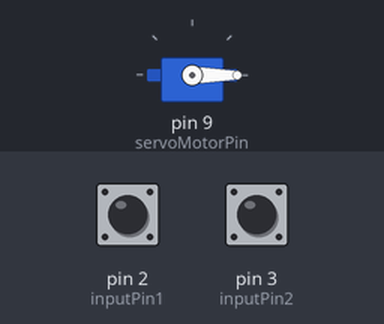
A sketch run on a simulated Arduino Uno, built with avr-gcc and run on an emulated ATmega328P. On the bench: servo. Inputs (shaded band) come from the test bench; at power-on: pin 2 (inputPin1) HIGH, pin 3 (inputPin2) HIGH.

Above: at 1.2 s.
1.3 s: pin 2 (inputPin1) pulled LOW for 0.15 s
At 1.7 s:
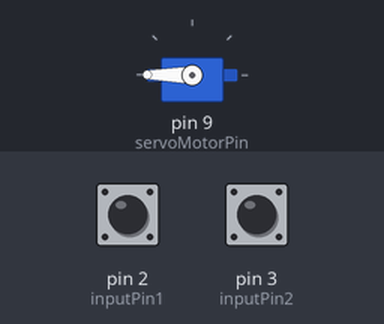
2.9 s: pin 3 (inputPin2) pulled LOW for 0.15 s
At 3.6 s:
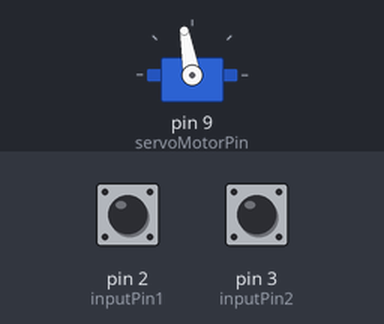
4.5 s: pin 3 (inputPin2) pulled LOW for 1 s
At 5.1 s:
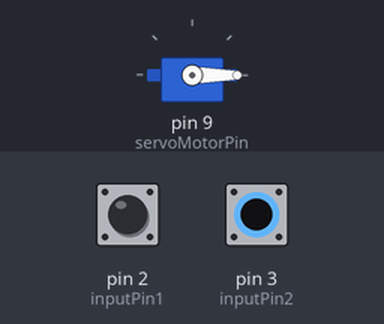
7.0 s: pin 2 (inputPin1) pulled LOW for 1 s
At 8.6 s:
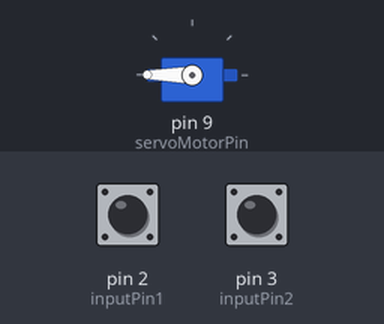
9.5 s: pin 3 (inputPin2) pulled LOW for 3.2 s
At 9.67 s:
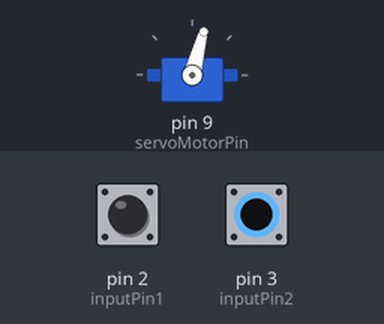
Timing chart, 0 to 12.5 s (numbered marks = the images above; inputs shaded):
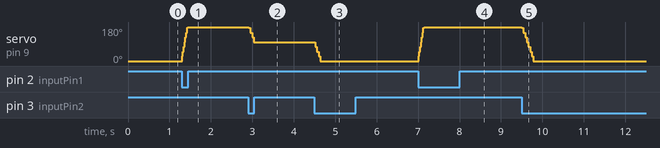

The sketch:

AR06_servo_motor.ino.ino
```cpp
/*
 예제 7.2
 서보모터 구동
*/

// 서보모터 라이브러리 불러오기
#include <Servo.h>

// 서보모터 이름 설정
Servo motor1;
const int inputPin1=2;
const int inputPin2=3;

// 서보 모터 신호핀 설정
int servoMotorPin = 9;

// 포텐쇼미터 핀 설정
int m_Angle=0;
// 모터 각도 변수 설정
int motorAngle;
int motorAngleOld;

void setup() {
  pinMode(inputPin1, INPUT_PULLUP);
  pinMode(inputPin2, INPUT_PULLUP);

  // 서보모터 설정. 0.6ms 부터 2.4ms 범위로 설정
  motor1.attach(servoMotorPin, 600, 2400);

  // 시리얼 통신 설정
  Serial.begin(9600);
}

void loop(){
  // 포텐쇼미터 값을 읽어옴
  // 포텐쇼미터 값을 모터 각도로 변환한다
  // 모터에 각도값을 전달한다
  motor1.write(m_Angle);

  // 이전각도와 현재 각도가 같지 않으면 시리얼 모니터에 각도를 출력한다.

  // 현재의 모터 각도를 저장한다.
  motorAngleOld = m_Angle;
   delay(20);
if(digitalRead(inputPin1) == LOW){
    if(m_Angle<180){
      m_Angle=m_Angle+25;
    }
  }
  else if(digitalRead(inputPin2) == LOW){
    if(m_Angle>0){
      m_Angle=m_Angle-25;
    }
  // 모터에 각도값을 전달한다
  motor1.write(m_Angle);

  // 이전각도와 현재 각도가 같지 않으면 시리얼 모니터에 각도를 출력한다.

  // 현재의 모터 각도를 저장한다.
  motorAngleOld = m_Angle;
   delay(20);

  }
}
```

Measured:
- after the input at 1.3 s, servo on pin 9 (servoMotorPin): 0° → 180° at once
- after the input at 2.9 s, servo on pin 9 (servoMotorPin): 180° → 100° at once
- after the input at 4.5 s, servo on pin 9 (servoMotorPin): 100° → 0° at once
- after the input at 7.0 s, servo on pin 9 (servoMotorPin): 0° → 180° at once
- after the input at 9.5 s, servo on pin 9 (servoMotorPin): 180° → 0° at once
